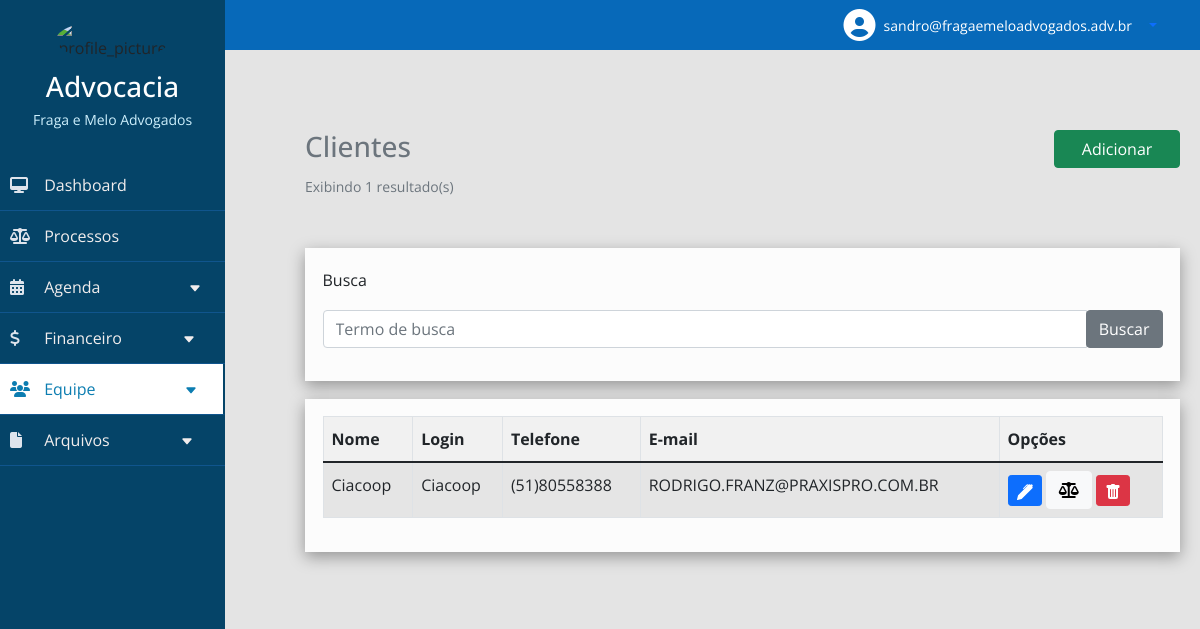
/Administrador/Equipe/Clientes/clientes.php (signed in), run on the app's committed database.
### tables this page shows
CREATE TABLE `clientes` (
  `id` int(11) NOT NULL,
  `nomecliente` varchar(45) DEFAULT NULL,
  `tipodocumento` varchar(45) DEFAULT NULL,
  `cpf` varchar(45) DEFAULT NULL,
  `cnpj` varchar(45) DEFAULT NULL,
  `sexo` varchar(45) DEFAULT NULL,
  `responsavel` varchar(45) DEFAULT NULL,
  `datanascimento` varchar(45) DEFAULT NULL,
  `datafundacao` varchar(45) DEFAULT NULL,
  `rg` varchar(45) DEFAULT NULL,
  `tipoempresa` varchar(45) DEFAULT NULL,
  `estadocivil` varchar(45) DEFAULT NULL,
  `atividade` varchar(45) DEFAULT NULL,
  `profissao` varchar(45) DEFAULT NULL,
  `inscricao` varchar(45) DEFAULT NULL,
  `nacionalidade` varchar(45) DEFAULT NULL,
  `observacao` varchar(45) DEFAULT NULL,
  `email1` varchar(45) DEFAULT NULL,
  `email2` varchar(45) DEFAULT NULL,
  `email3` varchar(45) DEFAULT NULL,
  `tipocontato1` varchar(45) DEFAULT NULL,
  `ddi1` varchar(45) DEFAULT NULL,
  `ddd1` varchar(45) DEFAULT NULL,
  `numero1` varchar(45) DEFAULT NULL,
  `tipocontato2` varchar(45) DEFAULT NULL,
  `ddi2` varchar(45) DEFAULT NULL,
  `ddd2` varchar(45) DEFAULT NULL,
  `numero2` varchar(45) DEFAULT NULL,
  `tipocontato3` varchar(45) DEFAULT NULL,
  `ddi3` varchar(45) DEFAULT NULL,
  `ddd3` varchar(45) DEFAULT NULL,
  `numero3` varchar(45) DEFAULT NULL,
  `cep1` varchar(45) DEFAULT NULL,
  `endereco1` varchar(45) DEFAULT NULL,
  `numerocasa1` varchar(45) DEFAULT NULL,
  `complemento1` varchar(45) DEFAULT NULL,
  `bairro1` varchar(45) DEFAULT NULL,
  `cidade1` varchar(45) DEFAULT NULL,
  `estado1` varchar(45) DEFAULT NULL,
  `cep2` varchar(45) DEFAULT NULL,
  `endereco2` varchar(45) DEFAULT NULL,
  `numerocasa2` varchar(45) DEFAULT NULL,
  `complemento2` varchar(45) DEFAULT NULL,
  `bairro2` varchar(45) DEFAULT NULL,
  `cidade2` varchar(45) DEFAULT NULL,
  `estado2` varchar(45) DEFAULT NULL,
  `login` varchar(45) DEFAULT NULL,
  `senha` varchar(45) DEFAULT NULL
);

### Administrador/Equipe/Clientes/clientes.php (the view, shortened to what this page needs)
<!DOCTYPE html>
<html lang="en">
<?php
$username = $_SESSION['username'] ?? '';
?>
<head>
    <link rel="stylesheet" type="text/css" href="../../estilosAdm.css" />
    <link rel="stylesheet" type="text/css" href="../../fontawesome/css/all.css" />
    <link href="https://cdn.jsdelivr.net/npm/bootstrap@5.1.3/dist/css/bootstrap.min.css" rel="stylesheet">
</head>
<body>
    <div class="wrapper">
        <div class="section">
            <div class="top_navbar d-flex justify-content-end dropdown">
                <div class="d-flex align-items-center">
                    <i class="fas fa-user-circle fa-2x text-white"></i>
                    <p class="m-0 ms-2" style="font-size: 14px; color: white;"><?php echo $username; ?></p>
                </div>
                <button class="btn btn-link dropdown-toggle" type="button" id="dropdownMenuButton" data-bs-toggle="dropdown"
                  aria-haspopup="true" aria-expanded="false">
                </button>
            </div>
            <div class="container">
                <div class="row">
                    <div class="col-10">
                        <div class="bloco3">
                            <h3 class="text-muted">Clientes</h3>
                            <?php
                            include_once('../../conexao_adm.php');
                            $sqlqT = "SELECT * FROM clientes";
                            $resultqT = $conn->query($sqlqT);
                            $quantidade = 0;
                            while ($qt = mysqli_fetch_assoc($resultqT)) {
                                $quantidade += 1;
                            }
                            ?>
                            <small class="text-muted">Exibindo <?php echo $quantidade; ?> resultado(s)</small>
                        </div>
                    </div>
                    <div class="col-2">
                        <div id="enviar">
                            <a href="clientes_add.php"><button type="button" class="btn btn-success" id='add1'>Adicionar</button></a>
                        </div>
                    </div>
                </div>
                <div class="bloco">
                    <p>Busca</p>
                    <form action="" method="GET">
                        <div class="row">
                            <div class="input-group mb-3">
                                <input type="text" class="form-control" placeholder="Termo de busca" aria-label="Recipient's username" aria-describedby="basic-addon2" name="termo" id="termo">
                                <div class="input-group-append">
                                    <input type="submit" value="Buscar" class="btn btn-secondary" name="buscar" id="buscar">
                                </div>
                            </div>
                        </div>
                    </form>
                </div>
                <?php
                include_once('../../conexao_adm.php');
                $sql = "SELECT * FROM clientes";
                if (!empty($_GET['termo'])) {
                    $termo = $_GET['termo'];
                    $sql = "SELECT * FROM clientes WHERE nomecliente OR email1 OR numero1 OR login LIKE '%$termo%' ORDER BY id ASC";
                } else {
                    $sql = "SELECT * FROM clientes ORDER BY id ASC";
                }
                $result = $conn->query($sql);
                ?>
                <div class="bloco">
                    <div class="table-responsive">
                        <table class="table table-striped table-bordered" style="white-space: nowrap;">
                            <thead>
                                <tr>
                                    <th>Nome</th>
                                    <th>Login</th>
                                    <th>Telefone</th>
                                    <th>E-mail</th>
                                    <th>Opções</th>
                                </tr>
                            </thead>
                            <tbody>
                                <?php
                                while ($data_client = mysqli_fetch_assoc($result)) {
                                    echo "<tr>";
                                    echo "<td>" . $data_client['nomecliente'] . "</td>";
                                    echo "<td>" . $data_client['login'] . "</td>";
                                    echo "<td>" . "(" . $data_client['ddd1'] . ")" . $data_client['numero1'] . "</td>";
                                    echo "<td>" . $data_client['email1'] . "</td>";
                                    echo "  <td>
                                            <a class='btn btn-sm btn-primary' href='clientes_edit.php?id=$data_client[id]'>
                                                <svg xmlns='http://www.w3.org/2000/svg' width='16' height='16' fill='currentColor' class='bi bi-pen-fill' viewBox='0 0 16 16'>
                                                    <path d='m13.498.795.149-.149a1.207 1.207 0 1 1 1.707 1.708l-.149.148a1.5 1.5 0 0 1-.059 2.059L4.854 14.854a.5.5 0 0 1-.233.131l-4 1a.5.5 0 0 1-.606-.606l1-4a.5.5 0 0 1 .131-.232l9.642-9.642a.5.5 0 0 0-.642.056L6.854 4.854a.5.5 0 1 1-.708-.708L9.44.854A1.5 1.5 0 0 1 11.5.796a1.5 1.5 0 0 1 1.998-.001z'/>
                                                </svg>
                                            </a>
                                            <a class='btn btn-light' href='../../Processos/processos.php?statusfiltro=Todos&buscanome=$data_client[nomecliente]&termobusca='>
                                                <i class='fa-solid fa-scale-balanced' width='16' height='16'></i>
                                            </a>
                                            <a class='btn btn-sm btn-danger' href='clientes_delete.php?id=$data_client[id]' onclick='confirma()'>
                                                <svg xmlns='http://www.w3.org/2000/svg' width='16' height='16' fill='currentColor' class='bi bi-trash-fill' viewBox='0 0 16 16'>
                                                    <path d='M2.5 1a1 1 0 0 0-1 1v1a1 1 0 0 0 1 1H3v9a2 2 0 0 0 2 2h6a2 2 0 0 0 2-2V4h.5a1 1 0 0 0 1-1V2a1 1 0 0 0-1-1H10a1 1 0 0 0-1-1H7a1 1 0 0 0-1 1H2.5zm3 4a.5.5 0 0 1 .5.5v7a.5.5 0 0 1-1 0v-7a.5.5 0 0 1 .5-.5zM8 5a.5.5 0 0 1 .5.5v7a.5.5 0 0 1-1 0v-7A.5.5 0 0 1 8 5zm3 .5v7a.5.5 0 0 1-1 0v-7a.5.5 0 0 1 1 0z'/>
                                                </svg>
                                            </a>
                                        </td>";
                                }
                                ?>
                            </tbody>
                        </table>
                    </div>
                </div>
            </div>
        </div>
        <div class="sidebar" style="overflow-y: auto;">
            <div class="profile">
                <img src="../../imagensADM/logoadmin.png" alt="profile_picture" width="35%">
                <h3>Advocacia</h3>
                <p>Fraga e Melo Advogados</p>
            </div>
            <ul class="lista">
                <li>
                    <a class="links" href="../../Deashboard/admin.php">
                        <span class="icon"><i class="fas fa-desktop"></i></span>
                        <span class="item">Dashboard</span>
                    </a>
                </li>
                <li>
                    <a href="../../Processos/processos.php" class="links">
                        <span class="icon"><i class="fas fa-scale-balanced"></i></span>
                        <span class="item">Processos</span>
                    </a>
                </li>
                <div class="dropdown">
                    <li>
                        <a class="links">
                            <span class="icon"><i class="fas fa-calendar-days"></i></span>
                            <span class="item">Agenda</span>
                            <svg xmlns="http://www.w3.org/2000/svg" style="margin-left: 40%;" width="16" height="13" fill="currentColor" class="bi bi-caret-down-fill" viewBox="0 0 16 16">
                                <path d="M7.247 11.14 2.451 5.658C1.885 5.013 2.345 4 3.204 4h9.592a1 1 0 0 1 .753 1.659l-4.796 5.48a1 1 0 0 1-1.506 0z" />
                            </svg>
                        </a>
                    </li>
                </div>
                <div class="dropdown">
                    <li>
                        <a href="#" class="links">
                            <span class="icon"><i class="fas fa-dollar-sign"></i></span>
                            <span class="item">Financeiro</span>
                            <svg xmlns="http://www.w3.org/2000/svg" style="margin-left: 27%;" width="16" height="13" fill="currentColor" class="bi bi-caret-down-fill" viewBox="0 0 16 16">
                                <path d="M7.247 11.14 2.451 5.658C1.885 5.013 2.345 4 3.204 4h9.592a1 1 0 0 1 .753 1.659l-4.796 5.48a1 1 0 0 1-1.506 0z" />
                            </svg>
                        </a>
                    </li>
                </div>
                <div class="dropdown">
                    <li>
                        <a href="#" class="active">
                            <span class="icon"><i class="fas fa-users"></i></span>
                            <span class="item">Equipe</span>
                            <svg xmlns="http://www.w3.org/2000/svg" style="margin-left: 41%;" width="16" height="13" fill="currentColor" class="bi bi-caret-down-fill" viewBox="0 0 16 16">
                                <path d="M7.247 11.14 2.451 5.658C1.885 5.013 2.345 4 3.204 4h9.592a1 1 0 0 1 .753 1.659l-4.796 5.48a1 1 0 0 1-1.506 0z" />
                            </svg>
                        </a>
                    </li>
                </div>
                <div class="dropdown">
                    <li>
                        <a href="#" class="links">
                            <span class="icon"><i class="fas fa-file"></i></span>
                            <span class="item">Arquivos</span>
                            <svg xmlns="http://www.w3.org/2000/svg" style="margin-left: 32%;" width="16" height="13" fill="currentColor" class="bi bi-caret-down-fill" viewBox="0 0 16 16">
                                <path d="M7.247 11.14 2.451 5.658C1.885 5.013 2.345 4 3.204 4h9.592a1 1 0 0 1 .753 1.659l-4.796 5.48a1 1 0 0 1-1.506 0z" />
                            </svg>
                        </a>
                    </li>
                </div>
            </ul>
        </div>
    </div>
</body>
</html>

### Administrador/estilosAdm.css (style rules this page uses)
* { list-style: none; text-decoration: none; margin: 0; padding: 0; box-sizing: border-box; font-family: 'Open Sans', sans-serif; }
body { background: #f5f6fa; overflow-x: hidden; }
.wrapper .sidebar { background: rgb(5, 68, 104); position: fixed; top: 0; left: 0; width: 225px; height: 100%; padding: 20px 0; transition: all 0.5s ease; }
.wrapper .sidebar .profile { margin-bottom: 30px; text-align: center; }
.wrapper .sidebar .profile img { display: block; width: 50%; height: 50%; border-radius: 50%; margin: 0 auto; }
.wrapper .sidebar .profile h3 { color: #ffffff; margin: 10px 0 5px; }
.wrapper .sidebar .profile p { color: rgb(206, 240, 253); font-size: 14px; }
.wrapper .sidebar ul li a { display: block; padding: 13px 10px; border-bottom: 1px solid #10558d; color: rgb(241, 237, 237); font-size: 16px; position: relative; }
.wrapper .sidebar ul li a .icon { color: #dee4ec; width: 30px; display: inline-block; }
.wrapper .sidebar ul li a:hover, .wrapper .sidebar ul li a.active { color: #0c7db1; background: white; border-right: 2px solid rgb(5, 68, 104); text-decoration: none; }
.wrapper .sidebar ul li a:hover .icon, .wrapper .sidebar ul li a.active .icon { color: #0c7db1; }
.wrapper .sidebar ul li a:hover:before, .wrapper .sidebar ul li a.active:before { display: block; }
.wrapper .section { width: calc(100% - 225px); margin-left: 225px; transition: all 0.5s ease; }
.wrapper .section .top_navbar { background: rgb(7, 105, 185); height: 50px; display: flex; align-items: center; padding: 0 30px; }
.wrapper .section .container { margin: 30px; background: rgb(228, 228, 228); padding: 50px; line-height: 28px; }
.lista { padding: 0px; }
.links { text-decoration: none; }
.bloco { background-color: #fcfcfc; padding: 2%; margin-top: 2%; box-shadow: rgba(0, 0, 0, 0.35) 0px 5px 15px; }
.bloco3 { margin-bottom: 30px; }
#enviar { margin-right: 0%; }
html { background-color: rgb(228, 228, 228); }
.section { background-color: rgb(228, 228, 228); }
#add1 { width: 100%; }
.dropdown { position: relative; display: inline-block; width: 100%; }
.table { background-color: rgb(241, 241, 241); }

### data on the page
clientes: nomecliente "Ciacoop", login "Ciacoop", ddd1 "51", numero1 "80558388", email1 "RODRIGO.FRANZ@PRAXISPRO.COM.BR"

### other printed values
$username "sandro@fragaemeloadvogados.adv.br"
$quantidade "1"
